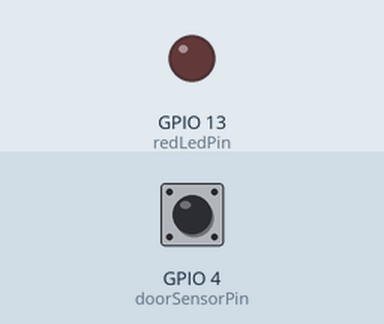
Bench run of a sketch on a simulated ESP32. On the bench: output pins drawn as LEDs (lit = HIGH). Inputs (shaded band) come from the test bench; at power-on: GPIO 4 (doorSensorPin) HIGH. WiFi joins after 1.5 s; servers stay silent unless stated; web services answer with replies made up by the test bench; what the sketch prints to the serial monitor is not drawn.

Above: at 2.9 s.
3.0 s: GPIO 4 (doorSensorPin) pulsed LOW 5 times (0.12 s each, 0.3 s apart)
At 5.6 s:
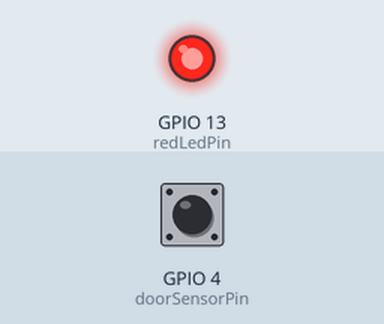
6.0 s: GPIO 4 (doorSensorPin) driven LOW
At 7.2 s:
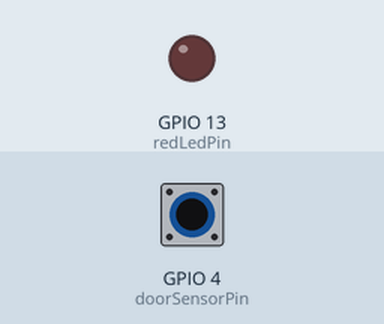
7.5 s: GPIO 4 (doorSensorPin) driven HIGH
At 8.5 s:
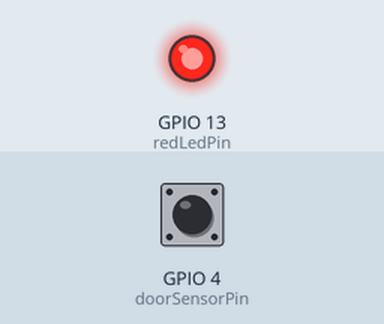
Timing chart, 0 to 10.5 s (numbered marks = the images above; inputs shaded):
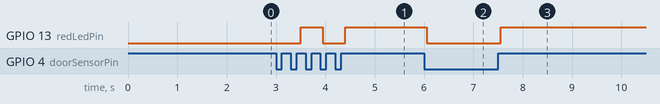

The sketch:

updated_door_security.ino
```cpp
#include <WiFi.h>
#include <HTTPClient.h>
#include <ArduinoJson.h>  // For parsing Telegram JSON

// ==================== WiFi Credentials ====================
const char* ssid     = "Mr. & Mrs.";
const char* password = "goldshark";

// ==================== Telegram Settings ====================
const char* botToken = "8524764913:AAFsR1rKimN5HXLDvAqv8A7Mg61RzaxDT7c";
const char* chatID   = "7563685213";

// ==================== Pin Definitions ====================
const int doorSensorPin = 4;   // GPIO for door sensor (LOW = closed, HIGH = open)
const int redLedPin     = 13;  // Red LED (Gate open)

// ==================== Timing ====================
const unsigned long debounceDelay = 50;
const unsigned long telegramInterval = 500;
const unsigned long wifiCheckInterval = 10000; // every 10 seconds check WiFi
const unsigned long reconnectTimeout = 7000;   // try reconnect max 7 seconds

// ==================== Internal State ====================
int lastDoorReading = HIGH;
int doorState = HIGH;
unsigned long lastDebounceTime = 0;
unsigned long lastTelegramCheck = 0;
unsigned long lastWiFiCheck = 0;
bool firstRun = true;
bool reconnecting = false;
long lastUpdateId = 0;

// ==================== Function: Send Telegram Message ====================
void sendTelegramMessage(String message) {
  if(WiFi.status() == WL_CONNECTED){
    HTTPClient http;
    String url = "https://api.telegram.org/bot" + String(botToken) +
                 "/sendMessage?chat_id=" + String(chatID) + "&text=" + message;
    http.begin(url);
    http.GET();
    http.end();
  }
}

// ==================== WiFi Reconnect Function ====================
void maintainWiFiConnection() {
  if (millis() - lastWiFiCheck < wifiCheckInterval) return;
  lastWiFiCheck = millis();

  if (WiFi.status() != WL_CONNECTED && !reconnecting) {
    reconnecting = true;
    Serial.println("🔌 WiFi lost! Reconnecting...");
    WiFi.disconnect();
    WiFi.begin(ssid, password);

    unsigned long startAttemptTime = millis();
    while (WiFi.status() != WL_CONNECTED && millis() - startAttemptTime < reconnectTimeout) {
      delay(500);
      Serial.print(".");
    }

    if (WiFi.status() == WL_CONNECTED) {
      Serial.println("\n✅ WiFi reconnected!");
      sendTelegramMessage("🔁 WiFi reconnected!");
    } else {
      Serial.println("\n❌ WiFi reconnect failed, will retry later.");
    }

    reconnecting = false;
  }
}

// ==================== Function: Check Telegram Commands ====================
void checkTelegramCommands() {
  if(WiFi.status() != WL_CONNECTED) return;

  HTTPClient http;
  String url = "https://api.telegram.org/bot" + String(botToken) + "/getUpdates?offset=" + String(lastUpdateId + 1);
  http.begin(url);
  int httpResponseCode = http.GET();
  if(httpResponseCode == 200){
    String payload = http.getString();
    StaticJsonDocument<2000> doc;
    DeserializationError error = deserializeJson(doc, payload);
    if(!error){
      JsonArray result = doc["result"];
      for(JsonObject update : result){
        long update_id = update["update_id"];
        lastUpdateId = update_id;

        String text = update["message"]["text"].as<String>();

        if(text == "Door Condition" || text == "Door" || text == "door"){
          String status = (digitalRead(doorSensorPin) == LOW) ? "✅ Door is CLOSED" : "⚠️ Door is OPEN";
          sendTelegramMessage(status);
        }
      }
    }
  }
  http.end();
}

// ==================== Setup ====================
void setup() {
  Serial.begin(115200);

  pinMode(doorSensorPin, INPUT_PULLUP);
  pinMode(redLedPin, OUTPUT);
  digitalWrite(redLedPin, LOW);

  Serial.print("Connecting to WiFi");
  WiFi.begin(ssid, password);
  while (WiFi.status() != WL_CONNECTED) {
    delay(500);
    Serial.print(".");
  }
  Serial.println("\n✅ WiFi Connected!");
  sendTelegramMessage("🌐 WiFi Connected! Gate Monitor Started.");

  doorState = digitalRead(doorSensorPin);
  lastDoorReading = doorState;
  firstRun = true;
}

// ==================== Loop ====================
void loop() {
  maintainWiFiConnection();

  int reading = digitalRead(doorSensorPin);
  if (reading != lastDoorReading) lastDebounceTime = millis();
  if ((millis() - lastDebounceTime) > debounceDelay) {
    if (reading != doorState) {
      doorState = reading;

      if(doorState == HIGH) digitalWrite(redLedPin, HIGH);
      else digitalWrite(redLedPin, LOW);

      if(!firstRun){
        if (doorState == LOW) sendTelegramMessage("✅ Gate is CLOSED!");
        else sendTelegramMessage("⚠️ Gate is OPEN!");
      }
    }
  }
  lastDoorReading = reading;
  firstRun = false;

  if(millis() - lastTelegramCheck >= telegramInterval){
    checkTelegramCommands();
    lastTelegramCheck = millis();
  }
}
```

Measured:
- after the input at 3.0 s, GPIO 13 (redLedPin): LOW → HIGH after 0.50 s, → LOW 0.45 s later, → HIGH 0.45 s later
- after the input at 6.0 s, GPIO 13 (redLedPin): HIGH → LOW after 0.05 s
- after the input at 7.5 s, GPIO 13 (redLedPin): LOW → HIGH after 0.05 s
